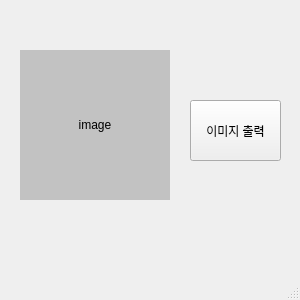
<?xml version="1.0" encoding="UTF-8"?>
<ui version="4.0">
 <class>MainWindow</class>
 <widget class="QMainWindow" name="MainWindow">
  <property name="geometry">
   <rect>
    <x>0</x>
    <y>0</y>
    <width>300</width>
    <height>300</height>
   </rect>
  </property>
  <property name="windowTitle">
   <string>MainWindow</string>
  </property>
  <widget class="QWidget" name="centralwidget">
   <widget class="QLabel" name="image_label">
    <property name="geometry">
     <rect>
      <x>20</x>
      <y>50</y>
      <width>150</width>
      <height>150</height>
     </rect>
    </property>
    <property name="styleSheet">
     <string notr="true">background-color: rgb(194, 194, 194);</string>
    </property>
    <property name="text">
     <string>image</string>
    </property>
    <property name="alignment">
     <set>Qt::AlignCenter</set>
    </property>
   </widget>
   <widget class="QPushButton" name="imageButton">
    <property name="geometry">
     <rect>
      <x>190</x>
      <y>100</y>
      <width>91</width>
      <height>61</height>
     </rect>
    </property>
    <property name="text">
     <string>이미지 출력</string>
    </property>
   </widget>
  </widget>
  <widget class="QMenuBar" name="menubar">
   <property name="geometry">
    <rect>
     <x>0</x>
     <y>0</y>
     <width>300</width>
     <height>21</height>
    </rect>
   </property>
  </widget>
  <widget class="QStatusBar" name="statusbar"/>
 </widget>
 <resources/>
 <connections/>
</ui>
